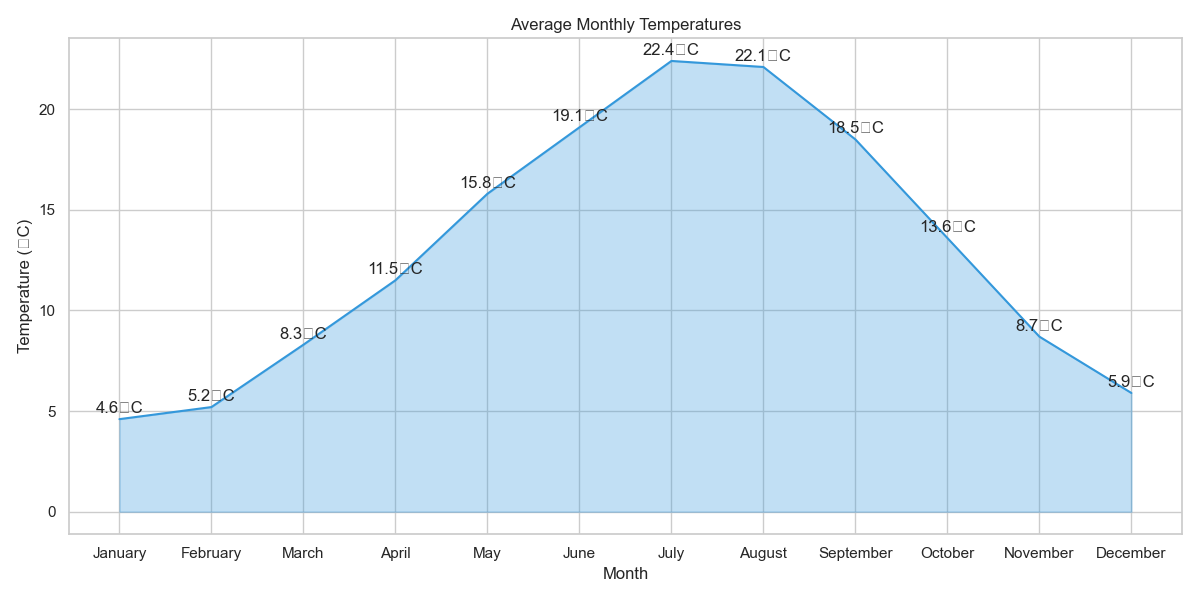

Write Python code to recreate this figure.

import pandas as pd
import seaborn as sns
import matplotlib.pyplot as plt

# Data creation
data = {
    'Month': ['January', 'February', 'March', 'April', 'May', 'June',
              'July', 'August', 'September', 'October', 'November', 'December'],
    'Average_Temperature': [4.6, 5.2, 8.3, 11.5, 15.8, 19.1, 22.4, 22.1, 18.5, 13.6, 8.7, 5.9]
}

df = pd.DataFrame(data)

# Convert 'Month' from string to categorical to ensure correct order
df['Month'] = pd.Categorical(df['Month'], categories=[
    'January', 'February', 'March', 'April', 'May', 'June',
    'July', 'August', 'September', 'October', 'November', 'December'], ordered=True)

# Seaborn plot
plt.figure(figsize=(12, 6))
chart = sns.lineplot(x='Month', y='Average_Temperature', data=df, color="#3498db")

# Filling the area under the line
plt.fill_between(x=df['Month'], y1=df['Average_Temperature'], color="#3498db", alpha=0.3)

# Annotate
for i in range(df.shape[0]):
    plt.text(df['Month'][i], df['Average_Temperature'][i]+0.3, f"{df['Average_Temperature'][i]}°C", horizontalalignment='center')

plt.title('Average Monthly Temperatures')
plt.xlabel('Month')
plt.ylabel('Temperature (°C)')

# Show plot
plt.tight_layout()
plt.show()
